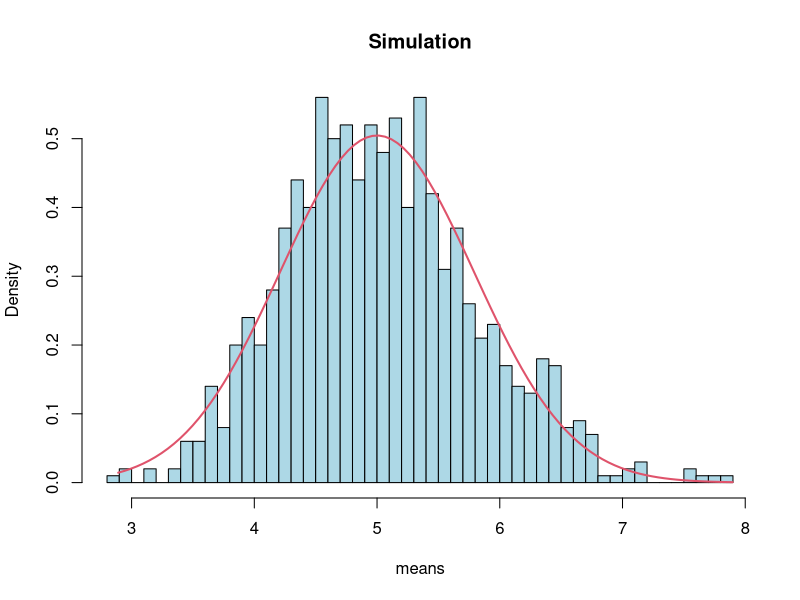
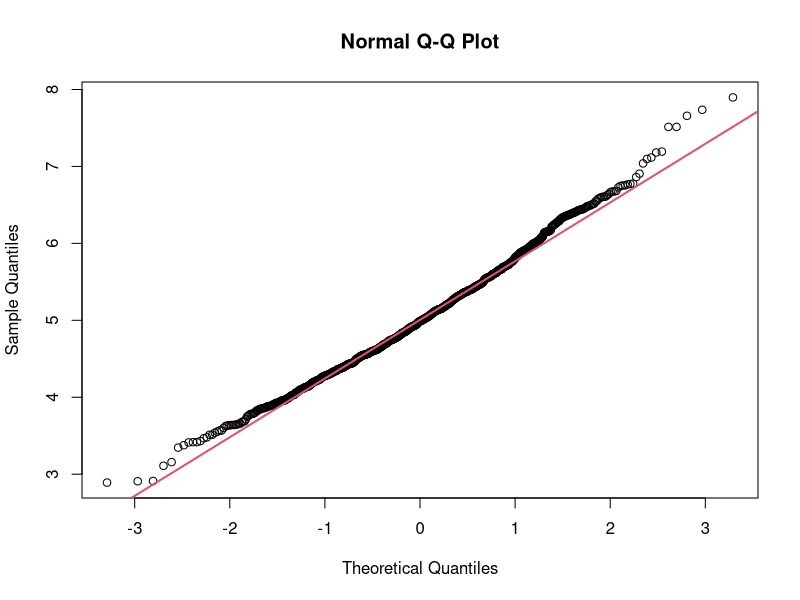

Write the R code that produced these figures, in order.
## ---- chunk 1
# Set variables
set.seed(2340)

n <-  40
B <- 1000
lamb <- 0.2

# Run simulation
sim.data = NULL
for(i in 1:1000) {
    sim.data = c(sim.data,mean(rexp(n,lamb)))
}
## ---- chunk 2
resampledMeans <- mean(sim.data)
## ---- chunk 3
theor <- 1/lamb
empirical <- resampledMeans
diff <- round(abs(empirical - theor),3)
## ---- chunk 4
var(sim.data)
## ---- chunk 5
theor.var <- (1/(lamb*sqrt(n)))**2
theor.var
## ---- chunk 6
#Simulated data
hist(sim.data, breaks=n, probability = TRUE, col="lightblue", 
    xlab="means", main="Simulation")

#Normal distribution
x = seq(min(sim.data), max(sim.data), length=100)
lines(x, dnorm(x, mean=1/lamb, sd=(1/(lamb*sqrt(n)))), col=2, lwd=2)
## ---- chunk 7
qqnorm(sim.data)
qqline(sim.data, col=2, lwd=2)
